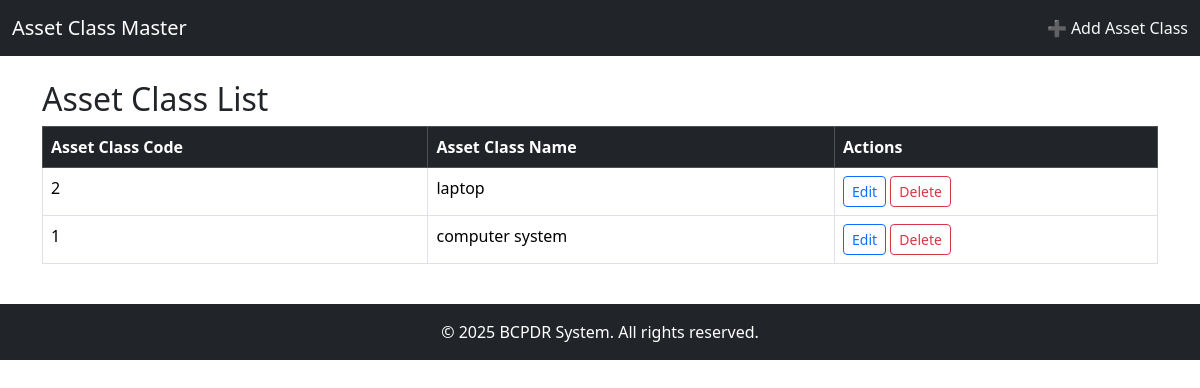
Screenshot of /Asset_class_master/asset_class_list.php with the database file from the repository.
### tables this page shows
CREATE TABLE `asset_class` (
  `id` int(11) NOT NULL,
  `asset_class_code` varchar(10) NOT NULL,
  `asset_class_name` varchar(100) NOT NULL
);

### Asset_class_master/asset_class_list.php (the view, shortened to what this page needs)
<?php
$conn = new mysqli("localhost", "root", "", "BCPDR");
$result = $conn->query("SELECT * FROM asset_class ORDER BY id DESC");
?>
<!DOCTYPE html>
<html>
<head>
    <link href="https://cdn.jsdelivr.net/npm/bootstrap@5.3.3/dist/css/bootstrap.min.css" rel="stylesheet">
</head>
<body>
<nav class="navbar navbar-dark bg-dark">
    <div class="container-fluid">
        <span class="navbar-brand">Asset Class Master</span>
        <a href="add_asset_class.php" class="text-light text-decoration-none">➕ Add Asset Class</a>
    </div>
</nav>
<div class="container mt-4">
    <h2>Asset Class List</h2>
    <table class="table table-bordered">
        <thead class="table-dark">
            <tr>
                <th>Asset Class Code</th>
                <th>Asset Class Name</th>
                <th>Actions</th>
            </tr>
        </thead>
        <tbody>
        <?php while ($row = $result->fetch_assoc()): ?>
            <tr>
                <td><?= htmlspecialchars($row['asset_class_code']) ?></td>
                <td><?= htmlspecialchars($row['asset_class_name']) ?></td>
                <td>
                    <a href="edit_asset_class.php?id=<?= $row['id'] ?>" class="btn btn-sm btn-outline-primary">Edit</a>
                    <a href="delete_asset_class.php?id=<?= $row['id'] ?>" class="btn btn-sm btn-outline-danger" onclick="return confirm('Delete this asset class?')">Delete</a>
                </td>
            </tr>
        <?php endwhile; ?>
        </tbody>
    </table>
</div>
<br>
<footer class="bg-dark text-white text-center py-3">
    © 2025 BCPDR System. All rights reserved.
</footer>
</body>
</html>

### rows the page displays
asset_class: asset_class_code "2", asset_class_name "laptop"
asset_class: asset_class_code "1", asset_class_name "computer system"
